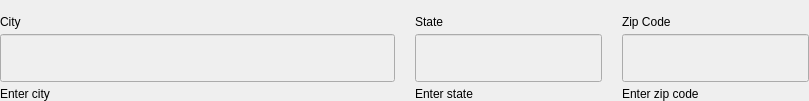
                       <widget class="QFrame" name="profile_comp_zip_code_frame">
                        <layout class="QGridLayout" name="profile_comp_zip_code_layout">
                         <property name="leftMargin">
                          <number>0</number>
                         </property>
                         <property name="topMargin">
                          <number>15</number>
                         </property>
                         <property name="rightMargin">
                          <number>0</number>
                         </property>
                         <property name="bottomMargin">
                          <number>0</number>
                         </property>
                         <property name="horizontalSpacing">
                          <number>20</number>
                         </property>
                         <property name="verticalSpacing">
                          <number>5</number>
                         </property>
                         <item row="1" column="1">
                          <widget class="QLineEdit" name="profile_comp_state_input">
                           <property name="enabled">
                            <bool>false</bool>
                           </property>
                           <property name="minimumSize">
                            <size>
                             <width>187</width>
                             <height>48</height>
                            </size>
                           </property>
                           <property name="maximumSize">
                            <size>
                             <width>187</width>
                             <height>48</height>
                            </size>
                           </property>
                          </widget>
                         </item>
                         <item row="0" column="0">
                          <widget class="QLabel" name="profile_comp_city">
                           <property name="text">
                            <string>City</string>
                           </property>
                          </widget>
                         </item>
                         <item row="1" column="0">
                          <widget class="QLineEdit" name="profile_comp_city_input">
                           <property name="enabled">
                            <bool>false</bool>
                           </property>
                           <property name="minimumSize">
                            <size>
                             <width>395</width>
                             <height>48</height>
                            </size>
                           </property>
                           <property name="maximumSize">
                            <size>
                             <width>395</width>
                             <height>48</height>
                            </size>
                           </property>
                          </widget>
                         </item>
                         <item row="0" column="2">
                          <widget class="QLabel" name="profile_comp_zip_code">
                           <property name="text">
                            <string>Zip Code</string>
                           </property>
                          </widget>
                         </item>
                         <item row="0" column="1">
                          <widget class="QLabel" name="profile_comp_state">
                           <property name="text">
                            <string>State</string>
                           </property>
                          </widget>
                         </item>
                         <item row="1" column="2">
                          <widget class="QLineEdit" name="profile_comp_zip_code_input">
                           <property name="enabled">
                            <bool>false</bool>
                           </property>
                           <property name="minimumSize">
                            <size>
                             <width>187</width>
                             <height>48</height>
                            </size>
                           </property>
                           <property name="maximumSize">
                            <size>
                             <width>187</width>
                             <height>48</height>
                            </size>
                           </property>
                           <property name="maxLength">
                            <number>5</number>
                           </property>
                          </widget>
                         </item>
                         <item row="2" column="0">
                          <widget class="QLabel" name="profile_comp_city_error">
                           <property name="text">
                            <string>Enter city</string>
                           </property>
                          </widget>
                         </item>
                         <item row="2" column="1">
                          <widget class="QLabel" name="profile_comp_state_error">
                           <property name="text">
                            <string>Enter state</string>
                           </property>
                          </widget>
                         </item>
                         <item row="2" column="2">
                          <widget class="QLabel" name="profile_comp_zip_code_error">
                           <property name="text">
                            <string>Enter zip code</string>
                           </property>
                          </widget>
                         </item>
                        </layout>
                       </widget>
